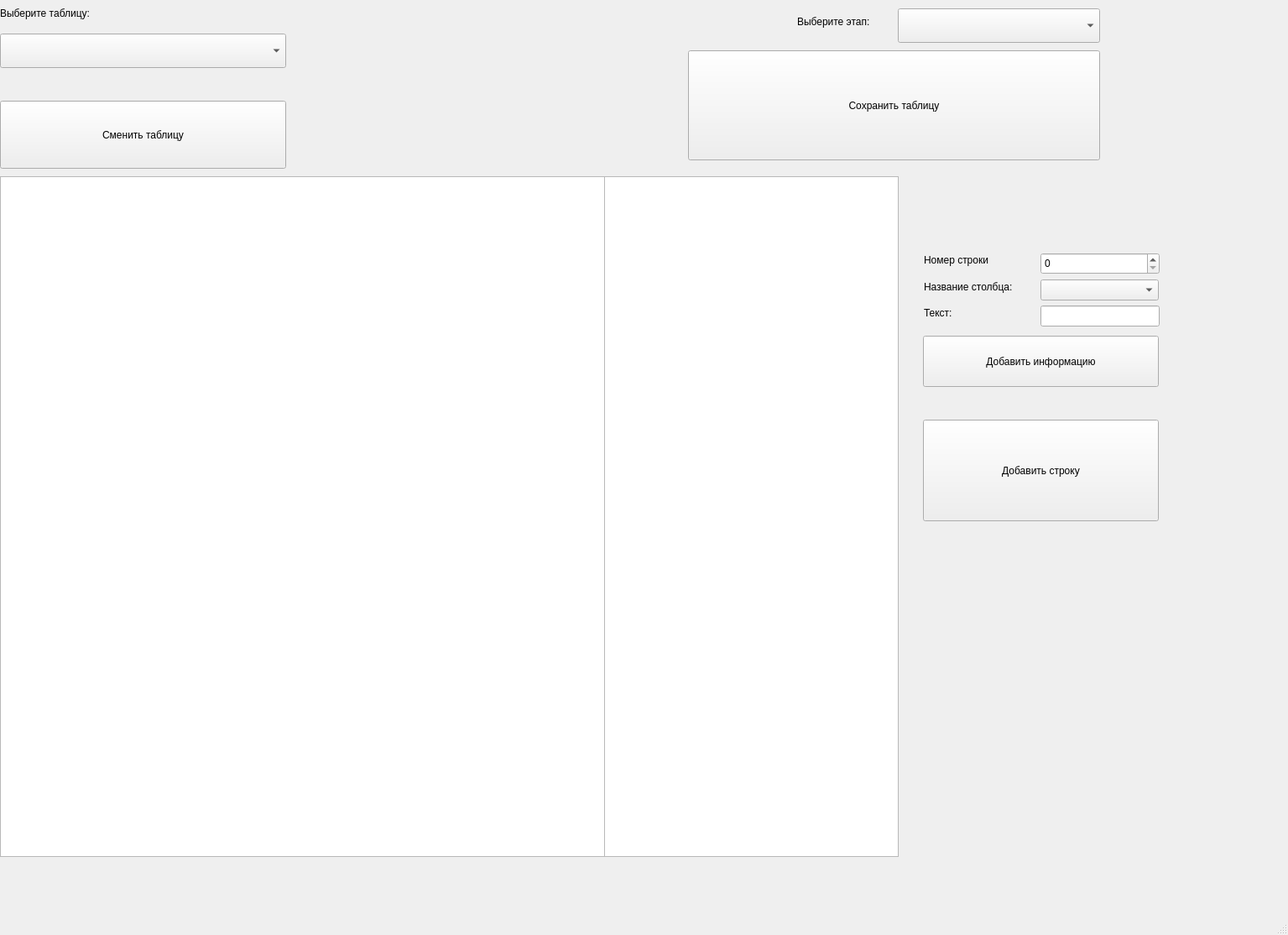
<?xml version="1.0" encoding="UTF-8"?>
<ui version="4.0">
 <class>MainWindow</class>
 <widget class="QMainWindow" name="MainWindow">
  <property name="geometry">
   <rect>
    <x>0</x>
    <y>0</y>
    <width>1535</width>
    <height>1114</height>
   </rect>
  </property>
  <property name="windowTitle">
   <string>MainWindow</string>
  </property>
  <widget class="QWidget" name="centralwidget">
   <widget class="QPushButton" name="pushButton">
    <property name="geometry">
     <rect>
      <x>820</x>
      <y>60</y>
      <width>491</width>
      <height>131</height>
     </rect>
    </property>
    <property name="text">
     <string>Сохранить таблицу</string>
    </property>
   </widget>
   <widget class="QPushButton" name="pushButton_2">
    <property name="geometry">
     <rect>
      <x>1100</x>
      <y>500</y>
      <width>281</width>
      <height>121</height>
     </rect>
    </property>
    <property name="text">
     <string>Добавить строку</string>
    </property>
   </widget>
   <widget class="QTableWidget" name="tableWidget">
    <property name="geometry">
     <rect>
      <x>0</x>
      <y>210</y>
      <width>1071</width>
      <height>811</height>
     </rect>
    </property>
   </widget>
   <widget class="QPushButton" name="pushButton_3">
    <property name="geometry">
     <rect>
      <x>1100</x>
      <y>400</y>
      <width>281</width>
      <height>61</height>
     </rect>
    </property>
    <property name="text">
     <string>Добавить информацию</string>
    </property>
   </widget>
   <widget class="QSpinBox" name="spinBox_2">
    <property name="geometry">
     <rect>
      <x>1240</x>
      <y>301</y>
      <width>142</width>
      <height>26</height>
     </rect>
    </property>
    <property name="minimumSize">
     <size>
      <width>142</width>
      <height>0</height>
     </size>
    </property>
   </widget>
   <widget class="QLineEdit" name="lineEdit_3">
    <property name="geometry">
     <rect>
      <x>1240</x>
      <y>364</y>
      <width>142</width>
      <height>25</height>
     </rect>
    </property>
   </widget>
   <widget class="QLabel" name="label">
    <property name="geometry">
     <rect>
      <x>1101</x>
      <y>301</y>
      <width>100</width>
      <height>17</height>
     </rect>
    </property>
    <property name="text">
     <string>Номер строки</string>
    </property>
   </widget>
   <widget class="QLabel" name="label_2">
    <property name="geometry">
     <rect>
      <x>1101</x>
      <y>333</y>
      <width>133</width>
      <height>17</height>
     </rect>
    </property>
    <property name="text">
     <string>Название столбца:</string>
    </property>
   </widget>
   <widget class="QLabel" name="label_3">
    <property name="geometry">
     <rect>
      <x>1101</x>
      <y>364</y>
      <width>42</width>
      <height>17</height>
     </rect>
    </property>
    <property name="text">
     <string>Текст:</string>
    </property>
   </widget>
   <widget class="QComboBox" name="comboBox">
    <property name="geometry">
     <rect>
      <x>1240</x>
      <y>333</y>
      <width>141</width>
      <height>25</height>
     </rect>
    </property>
   </widget>
   <widget class="QComboBox" name="comboBox_2">
    <property name="geometry">
     <rect>
      <x>1070</x>
      <y>10</y>
      <width>241</width>
      <height>41</height>
     </rect>
    </property>
   </widget>
   <widget class="QLabel" name="label_4">
    <property name="geometry">
     <rect>
      <x>950</x>
      <y>10</y>
      <width>111</width>
      <height>31</height>
     </rect>
    </property>
    <property name="text">
     <string>Выберите этап:</string>
    </property>
   </widget>
   <widget class="QComboBox" name="comboBox_3">
    <property name="geometry">
     <rect>
      <x>0</x>
      <y>40</y>
      <width>341</width>
      <height>41</height>
     </rect>
    </property>
   </widget>
   <widget class="QLabel" name="label_5">
    <property name="geometry">
     <rect>
      <x>0</x>
      <y>0</y>
      <width>331</width>
      <height>31</height>
     </rect>
    </property>
    <property name="text">
     <string>Выберите таблицу:</string>
    </property>
   </widget>
   <widget class="QTableWidget" name="tableWidget_2">
    <property name="geometry">
     <rect>
      <x>0</x>
      <y>210</y>
      <width>721</width>
      <height>811</height>
     </rect>
    </property>
   </widget>
   <widget class="QPushButton" name="pushButton_4">
    <property name="geometry">
     <rect>
      <x>0</x>
      <y>120</y>
      <width>341</width>
      <height>81</height>
     </rect>
    </property>
    <property name="text">
     <string>Сменить таблицу</string>
    </property>
   </widget>
   <zorder>comboBox</zorder>
   <zorder>pushButton</zorder>
   <zorder>pushButton_2</zorder>
   <zorder>tableWidget</zorder>
   <zorder>spinBox_2</zorder>
   <zorder>lineEdit_3</zorder>
   <zorder>label</zorder>
   <zorder>label_2</zorder>
   <zorder>label_3</zorder>
   <zorder>pushButton_3</zorder>
   <zorder>comboBox_2</zorder>
   <zorder>label_4</zorder>
   <zorder>comboBox_3</zorder>
   <zorder>label_5</zorder>
   <zorder>tableWidget_2</zorder>
   <zorder>pushButton_4</zorder>
  </widget>
  <widget class="QMenuBar" name="menubar">
   <property name="geometry">
    <rect>
     <x>0</x>
     <y>0</y>
     <width>1535</width>
     <height>22</height>
    </rect>
   </property>
  </widget>
  <widget class="QStatusBar" name="statusbar"/>
 </widget>
 <resources/>
 <connections/>
</ui>
